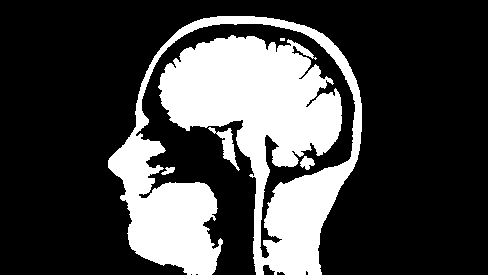
#> input picture Morphology/images/2.png, 488 x 275 px
$ python Skeletonize.py
#> lines starting #> are read from the running program, lines starting #| are printed output that depends on the picture; after the words box and inside, x2 and y2 are one past the last pixel; in counts of white or black regions, pixels touching at a corner belong together
import cv2
import numpy as np
import matplotlib.pyplot as plt
from skimage.morphology import skeletonize


img=cv2.imread('./images/2.png',0)
#> img: shape (275, 488); 26.7% white; 5 white regions (1 under 20 px), largest, box (x1, y1, x2, y2) and area: (108, 16, 362, 275) 35157, (208, 127, 240, 171) 409, (300, 156, 315, 170) 128, (161, 167, 175, 175) 66
img[img == 255] = 1 #در تصویر سیاه و سفید اونایی که برابر 255 هستند یک میکند
plt.imshow(img)
plt.show()
skeleton = skeletonize(img)
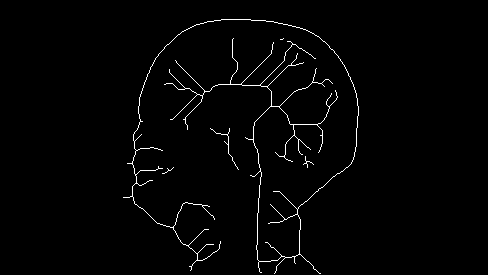
#> skeleton: shape (275, 488) bool; 1.5% white in thin lines or dots, all inside (x1, y1, x2, y2) = (123, 19, 359, 274)
plt.imshow(skeleton)
plt.show()
